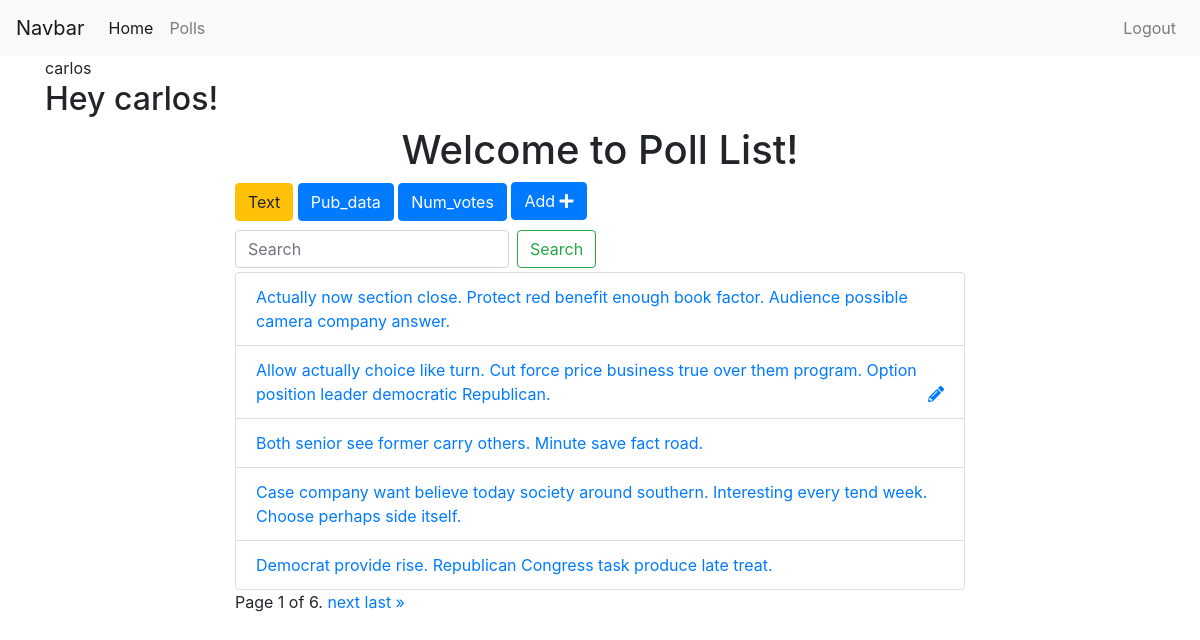
Page /polls/list/?text=True (signed in) on the committed database.
### polls/models.py (models this page shows, shortened)
class Poll(models.Model):
    owner = models.ForeignKey(User, on_delete=models.CASCADE, default=1)
    text = models.CharField(max_length=255)
    pub_date = models.DateField()
    def __str__(self):
        return self.text

### polls/views.py (the view)
# urls.py: path('list/', views.polls_list, name='list'),
@login_required
def polls_list(request):
    polls = Poll.objects.all()
    search_term = ''
    if 'text' in request.GET:
        polls = polls.order_by('text')
    if 'pub_date' in request.GET:
        polls = polls.order_by('-pub_date')
    if 'num_votes' in request.GET:
        polls = polls.annotate(Count('vote')).order_by('-vote__count')
    if 'search' in request.GET:
        search_term = request.GET['search']
        polls = polls.filter(text__icontains=search_term)
    paginator = Paginator(polls, 5)
    page = request.GET.get('page')
    polls = paginator.get_page(page)
    get_dict_copy = request.GET.copy()
    params = get_dict_copy.pop('page', True) and get_dict_copy.urlencode()
    context = {'polls': polls, 'params': params, 'search_term': search_term}
    return render(request, 'polls/polls_list.html', context)

### polls/templates/polls/polls_list.html (shortened to what this page needs)
{% extends 'base.html' %}
{% block content %}
    <div class="container">
        {{ request.user }}
        {% if request.user.is_authenticated %}
            <h2>Hey {{ request.user }}!</h2>
        {% else %}
            <h2>You're not logged in!</h2>
        {% endif %}
        <h1 class="text-center">Welcome to Poll List!</h1>
        <div class="row">
            <div class="col-sm-8 offset-sm-2">
                <a
                    href="?text=True"
                    class="btn btn-{% if 'text' in request.GET %}warning{% else %}primary{% endif %}"
                    style="margin-bottom: 5px">Text
                </a>
                <a
                    href="?pub_date=True"
                    class="btn btn-{% if 'pub_date' in request.GET %}warning{% else %}primary{% endif %}"
                    style="margin-bottom: 5px">Pub_data
                </a>
                <a
                    href="?num_votes=True"
                    class="btn btn-{% if 'num_votes' in request.GET %}warning{% else %}primary{% endif %}"
                    style="margin-bottom: 5px">Num_votes
                </a>
                <a
                    href="{% url 'polls:add' %}"
                    class="btn btn-primary"
                    style="margin-bottom: 6px">
                    Add <i class="fas fa-plus"></i>
                </a>
                <form class="form-inline my-2 my-lg-1">
                    <input
                        class="form-control mr-sm-2"
                        type="search" placeholder="Search"
                        aria-label="Search"
                        name='search'
                        value="{{search_term}}">
                    <button class="btn btn-outline-success my-2 my-sm-0" type="submit">Search</button>
                </form>
                <ul class="list-group">
                        {% for poll in polls  %}
                        <li class="list-group-item">
                            <a href="{% url 'polls:detail' poll.id %}">
                            {{ poll }}
                            </a>
                            {% if request.user == poll.owner %}
                                <a href="{% url 'polls:edit_poll' poll.id %}" class="float-right"><i class="fas fa-pencil-alt"></i></a>
                            {% endif %}
                        </li>
                        {% endfor %}
                </ul>
                <div class="pagination">
                    <span class="step-links">
                        <span class="current">
                            Page {{ polls.number }} of {{ polls.paginator.num_pages }}.
                        </span>
                        {% if polls.has_next %}
                            <a href="?page={{ polls.next_page_number }}&{{params}}">next</a>
                            <a href="?page={{ polls.paginator.num_pages }}&{{params}}">last &raquo;</a>
                        {% endif %}
                    </span>
                </div>
            </div>
        </div>
    </div>
{% endblock %}

### rows in the picture
Poll: text "Actually now section close. Protect red benefit enough book factor. Audience possible camera company answer."
Poll: text "Allow actually choice like turn. Cut force price business true over them program. Option position leader democratic Republican."
Poll: text "Both senior see former carry others. Minute save fact road."
Poll: text "Case company want believe today society around southern. Interesting every tend week. Choose perhaps side itself."
Poll: text "Democrat provide rise. Republican Congress task produce late treat."

### other values in the picture
{{ request.user }} "carlos"
{{ polls.number }} "1"
{{ polls.paginator.num_pages }} "6"
